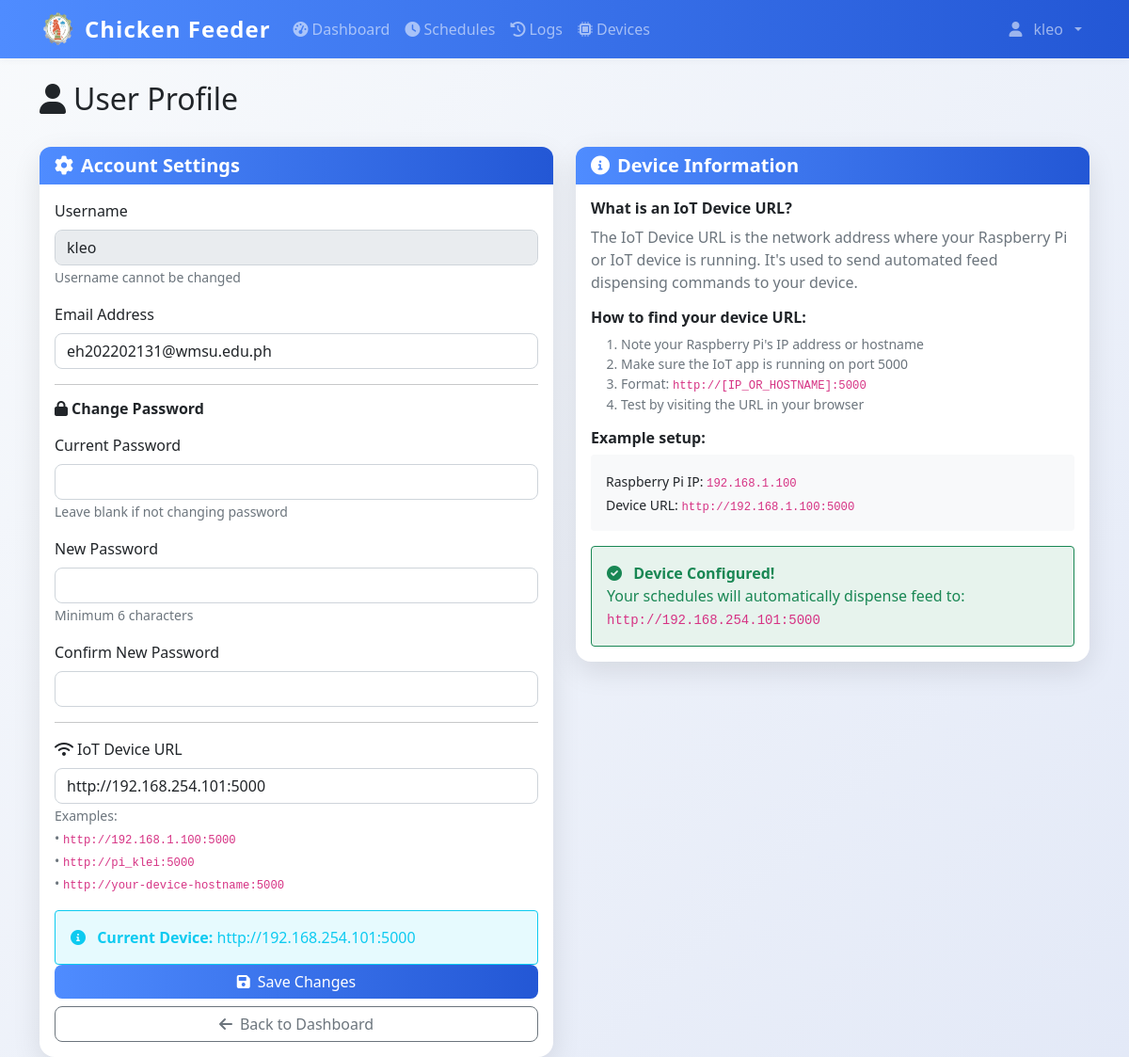
The page /profile (signed in) on the database its author committed.
### models.py (models this page shows)
class User(UserMixin, db.Model):
    id = db.Column(db.Integer, primary_key=True)
    username = db.Column(db.String(80), unique=True, nullable=False)
    email = db.Column(db.String(120), unique=True, nullable=False)
    password_hash = db.Column(db.String(120), nullable=False)
    iot_device_url = db.Column(db.String(255), nullable=True)  # e.g., 'http://192.168.1.100:5000' or 'pi_klei'
    is_admin = db.Column(db.Boolean, default=True)
    created_at = db.Column(db.DateTime, default=datetime.now)

### app.py (the view, shortened to what this page needs)
@app.route('/profile', methods=['GET', 'POST'])
@login_required
def profile():
    return render_template('profile.html', user=current_user)

### app.py (called while the page is built)
@login_manager.user_loader
def load_user(user_id):
    return db.session.get(User, int(user_id))

@app.context_processor
def inject_datetime():
    return {'datetime': datetime}

@app.before_request
def restrict_admin_from_user_pages():
    if current_user.is_authenticated and getattr(current_user, 'is_admin', False):
        if not request.path.startswith('/admin'):
            if not request.path.startswith('/static') and not request.path.startswith('/logout'):
                return redirect(url_for('admin.dashboard'))

### templates/profile.html (shortened to what this page needs)
{% extends "base.html" %}
{% block content %}
<div class="container mt-4">
    <div class="row mb-4">
        <div class="col">
            <h1 class="h2">
                <i class="fas fa-user me-2"></i>User Profile
            </h1>
        </div>
    </div>
    <div class="row">
        <div class="col-lg-6">
            <div class="card shadow">
                <div class="card-header bg-primary text-white">
                    <h5 class="card-title mb-0">
                        <i class="fas fa-cog me-2"></i>Account Settings
                    </h5>
                </div>
                <div class="card-body">
                    <form method="POST">
                        <div class="mb-3">
                            <label for="username" class="form-label">Username</label>
                            <input type="text" class="form-control" id="username" value="{{ user.username }}" disabled>
                            <small class="text-muted">Username cannot be changed</small>
                        </div>
                        <div class="mb-3">
                            <label for="email" class="form-label">Email Address</label>
                            <input type="email" class="form-control" id="email" name="email" value="{{ user.email }}" required>
                        </div>
                        <hr>
                        <h6 class="mb-3">
                            <i class="fas fa-lock me-1"></i>Change Password
                        </h6>
                        <div class="mb-3">
                            <label for="current_password" class="form-label">Current Password</label>
                            <input type="password" class="form-control" id="current_password" name="current_password">
                            <small class="text-muted">Leave blank if not changing password</small>
                        </div>
                        <div class="mb-3">
                            <label for="new_password" class="form-label">New Password</label>
                            <input type="password" class="form-control" id="new_password" name="new_password">
                            <small class="text-muted">Minimum 6 characters</small>
                        </div>
                        <div class="mb-3">
                            <label for="confirm_password" class="form-label">Confirm New Password</label>
                            <input type="password" class="form-control" id="confirm_password" name="confirm_password">
                        </div>
                        <hr>
                        <div class="mb-3">
                            <label for="iot_device_url" class="form-label">
                                <i class="fas fa-wifi me-1"></i>IoT Device URL
                            </label>
                            <input type="text" class="form-control" id="iot_device_url" name="iot_device_url"
                                placeholder="http://192.168.1.100:5000"
                                value="{{ user.iot_device_url or '' }}">
                            <small class="form-text text-muted">
                                Examples:<br>
                                • <code>http://192.168.1.100:5000</code><br>
                                • <code>http://pi_klei:5000</code><br>
                                • <code>http://your-device-hostname:5000</code>
                            </small>
                        </div>
                        {% if user.iot_device_url %}
                        <div class="bg-info bg-opacity-10 text-info border border-info rounded p-3" role="alert">
                            <i class="fas fa-info-circle me-2"></i>
                            <strong>Current Device:</strong> {{ user.iot_device_url }}
                        </div>
                        {% else %}
                        <div class="bg-warning bg-opacity-10 text-warning border border-warning rounded p-3" role="alert">
                            <i class="fas fa-exclamation-triangle me-2"></i>
                            <strong>No device configured.</strong> Scheduled feeds will fail without an IoT device URL.
                        </div>
                        {% endif %}
                        <div class="d-grid gap-2">
                            <button type="submit" class="btn btn-primary">
                                <i class="fas fa-save me-2"></i>Save Changes
                            </button>
                            <a href="{{ url_for('dashboard') }}" class="btn btn-outline-secondary">
                                <i class="fas fa-arrow-left me-2"></i>Back to Dashboard
                            </a>
                        </div>
                    </form>
                </div>
            </div>
        </div>
        <div class="col-lg-6">
            <div class="card shadow">
                <div class="card-header bg-primary text-white">
                    <h5 class="card-title mb-0">
                        <i class="fas fa-info-circle me-2"></i>Device Information
                    </h5>
                </div>
                <div class="card-body">
                    <div class="mb-3">
                        <h6>What is an IoT Device URL?</h6>
                        <p class="text-muted">
                            The IoT Device URL is the network address where your Raspberry Pi or IoT device is running.
                            It's used to send automated feed dispensing commands to your device.
                        </p>
                    </div>
                    <div class="mb-3">
                        <h6>How to find your device URL:</h6>
                        <ol class="text-muted small">
                            <li>Note your Raspberry Pi's IP address or hostname</li>
                            <li>Make sure the IoT app is running on port 5000</li>
                            <li>Format: <code>http://[IP_OR_HOSTNAME]:5000</code></li>
                            <li>Test by visiting the URL in your browser</li>
                        </ol>
                    </div>
                    <div class="mb-3">
                        <h6>Example setup:</h6>
                        <div class="bg-light p-3 rounded">
                            <small>
                                Raspberry Pi IP: <code>192.168.1.100</code><br>
                                Device URL: <code>http://192.168.1.100:5000</code>
                            </small>
                        </div>
                    </div>
                    {% if user.iot_device_url %}
                    <div class="bg-success bg-opacity-10 text-success border border-success rounded p-3" role="alert">
                        <i class="fas fa-check-circle me-2"></i>
                        <strong>Device Configured!</strong><br>
                        Your schedules will automatically dispense feed to: <code>{{ user.iot_device_url }}</code>
                    </div>
                    {% endif %}
                </div>
            </div>
        </div>
    </div>
</div>
{% endblock %}

### templates/base.html (shortened to what this page needs)
<!DOCTYPE html>
<html lang="en">
<head>
    <link href="https://cdn.jsdelivr.net/npm/bootstrap@5.1.3/dist/css/bootstrap.min.css" rel="stylesheet">
    <link href="https://cdnjs.cloudflare.com/ajax/libs/font-awesome/6.0.0/css/all.min.css" rel="stylesheet">
    <link href="{{ url_for('static', filename='css/style.css') }}" rel="stylesheet">
</head>
<body>
    {% if current_user.is_authenticated %}
    <nav class="navbar navbar-expand-lg navbar-dark bg-primary">
        <div class="container">
            <div class="d-flex align-items-center gap-2">
                <img src="{{ url_for('static', filename='img/chicken-logo.png') }}" alt="Logo" style="width:40px;height:40px;" >
                <a class="navbar-brand" href="{{ url_for('dashboard') }}">
                   Chicken Feeder
                </a>
            </div>
            <div class="collapse navbar-collapse" id="navbarNav">
                <ul class="navbar-nav me-auto">
                    <li class="nav-item">
                        <a class="nav-link {% if request.endpoint == 'dashboard' %}active{% endif %}"
                           href="{{ url_for('dashboard') }}">
                            <i class="fas fa-tachometer-alt me-1"></i>Dashboard
                        </a>
                    </li>
                    <li class="nav-item">
                        <a class="nav-link {% if request.endpoint in ['schedules', 'add_schedule'] %}active{% endif %}"
                           href="{{ url_for('schedules') }}">
                            <i class="fas fa-clock me-1"></i>Schedules
                        </a>
                    </li>
                    <li class="nav-item">
                        <a class="nav-link {% if request.endpoint == 'logs' %}active{% endif %}"
                           href="{{ url_for('logs') }}">
                            <i class="fas fa-history me-1"></i>Logs
                        </a>
                    </li>
                    <li class="nav-item">
                        <a class="nav-link {% if request.endpoint in ['devices', 'add_device'] %}active{% endif %}"
                           href="{{ url_for('devices') }}">
                            <i class="fas fa-microchip me-1"></i>Devices
                        </a>
                    </li>
                </ul>
                <ul class="navbar-nav">
                    <li class="nav-item dropdown">
                        <a class="nav-link dropdown-toggle d-flex align-items-center gap-2" href="#" id="navbarDropdown" role="button"
                           data-bs-toggle="dropdown" aria-expanded="false">
                            <i class="fas fa-user me-1 "></i>{{ current_user.username }}
                        </a>
                    </li>
                </ul>
            </div>
        </div>
    </nav>
    {% endif %}
    <main class="container-fluid align-items-center">
        {% block content %}{% endblock %}
    </main>
</body>
</html>

### static/css/style.css (style rules this page uses)
:root { --primary-color: #2c5f2d; --secondary-color: #97bc62; --success-color: #28a745; --danger-color: #dc3545; --warning-color: #ffc107; --info-color: #17a2b8; --light-color: #f8f9fa; --dark-color: #343a40; }
body { font-family: 'Segoe UI', Tahoma, Geneva, Verdana, sans-serif; background-color: #f5f7fa; }
.navbar-brand { font-weight: bold; font-size: 1.5rem; }
.navbar-nav .nav-link { font-weight: 500; transition: all 0.2s ease; }
.card { border: none; border-radius: 12px; box-shadow: 0 2px 10px rgba(0,0,0,0.08); transition: all 0.3s ease; }
.card-header { background: linear-gradient(135deg, #f8f9fa 0%, #e9ecef 100%); border-bottom: 1px solid #dee2e6; border-radius: 12px 12px 0 0 !important; font-weight: 600; }
.btn { border-radius: 8px; font-weight: 500; transition: all 0.2s ease; }
.btn-primary { background: linear-gradient(135deg, var(--primary-color) 0%, var(--secondary-color) 100%); border: none; }
.form-control, .form-select { border-radius: 8px; border: 1px solid #ced4da; transition: all 0.2s ease; }
.card.shadow { box-shadow: 0 10px 30px rgba(0,0,0,0.1) !important; }

### templates/base.html (style rules this page uses)
body { background: linear-gradient(135deg, #f8fafc 0%, #e3e9f7 100%); min-height: 100vh; }
.navbar { box-shadow: 0 2px 8px rgba(0,0,0,0.04); }
.card { border-radius: 1rem; box-shadow: 0 4px 24px rgba(0,0,0,0.07); }
.btn-primary, .bg-primary { background: linear-gradient(90deg, #4f8cff 0%, #2357d5 100%) !important; border: none; }
.card-title, h1, h2, h3, h4, h5, h6 { font-family: 'Segoe UI', 'Roboto', 'Arial', sans-serif; font-weight: 600; }
.navbar-brand { font-weight: bold; letter-spacing: 1px; }

### rows shown on the page
User: username "kleo", email "eh202202131@wmsu.edu.ph", iot_device_url "http://192.168.254.101:5000"
